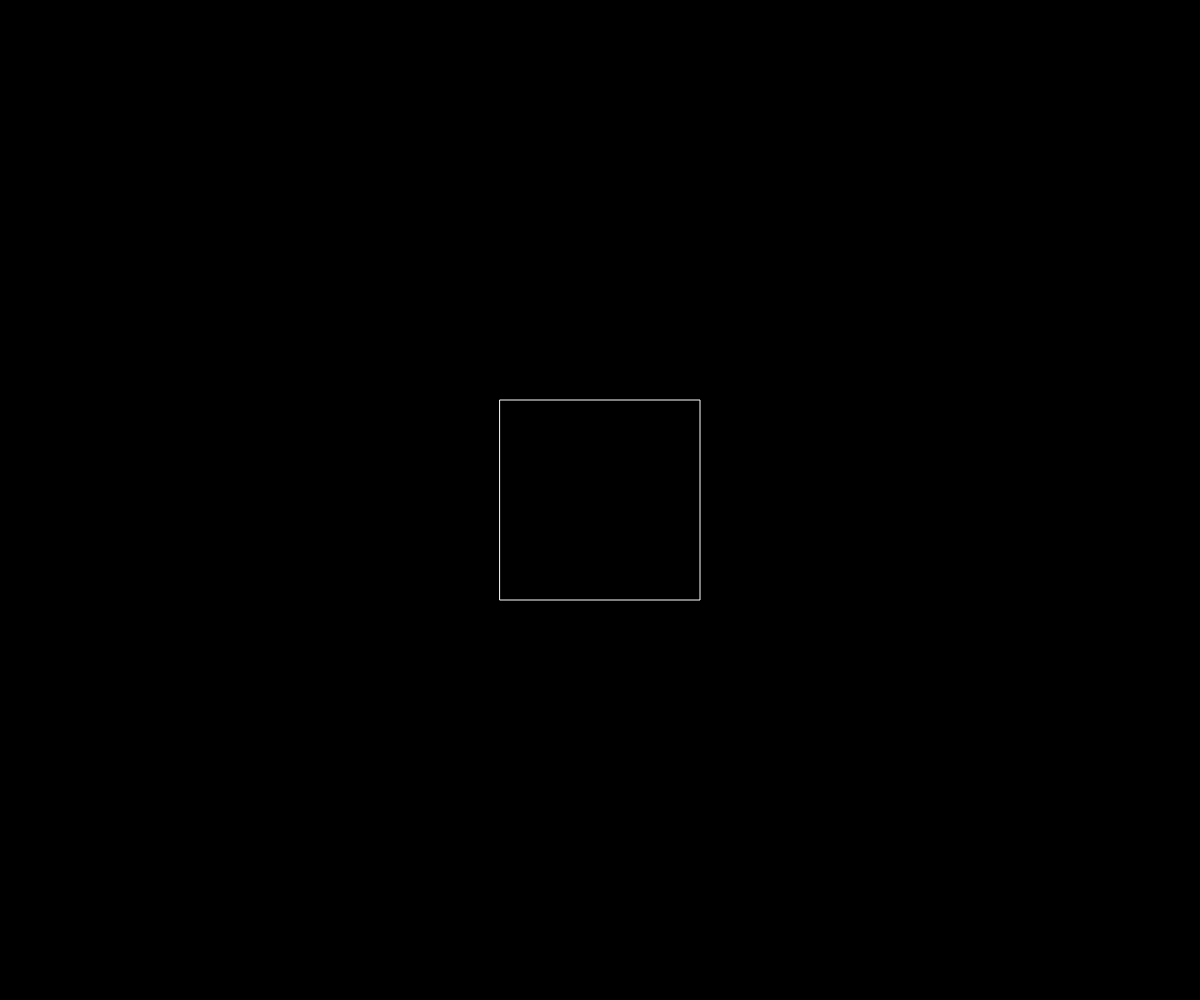
Frame 1 (no input)
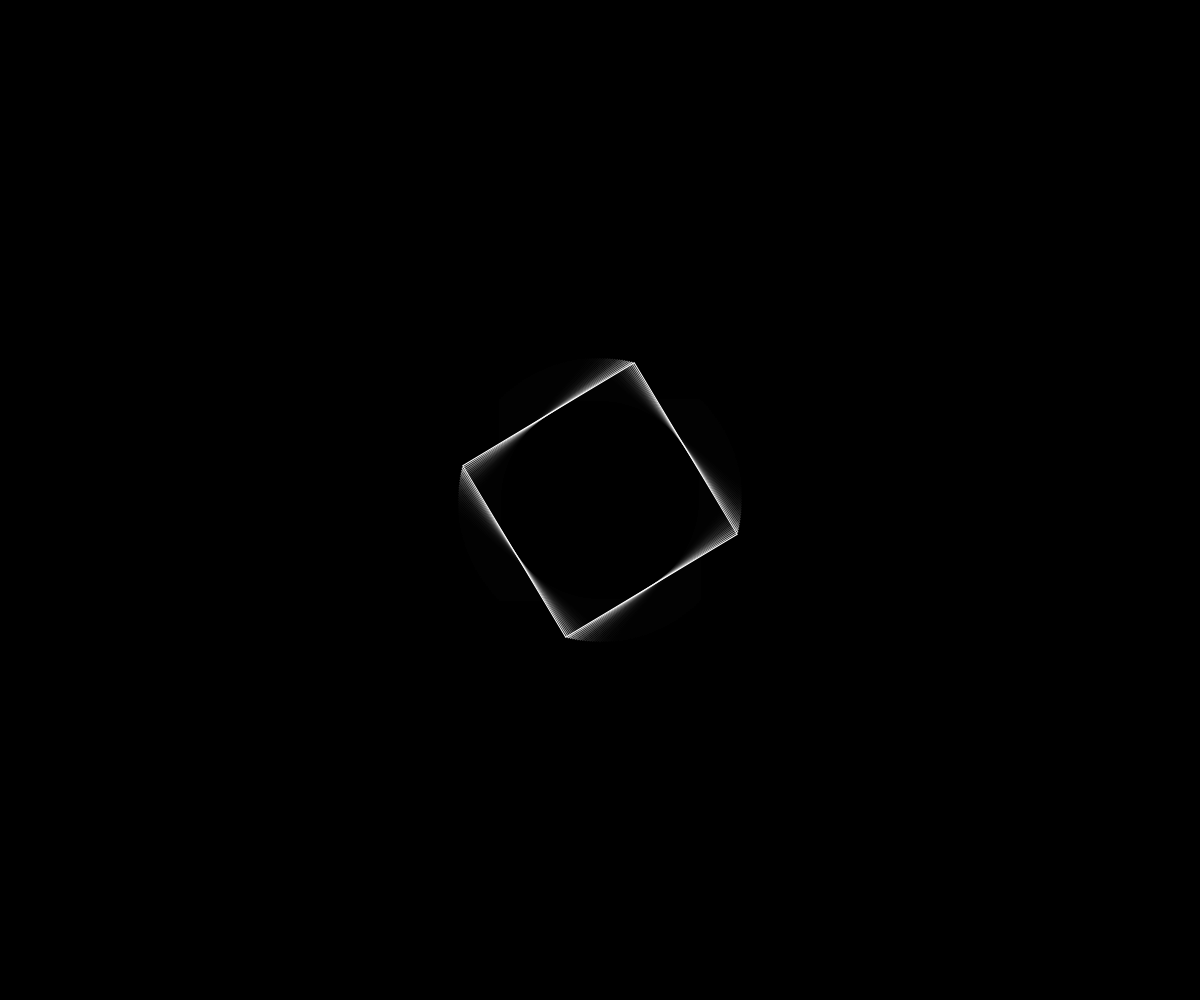
Frame 60 (no input)
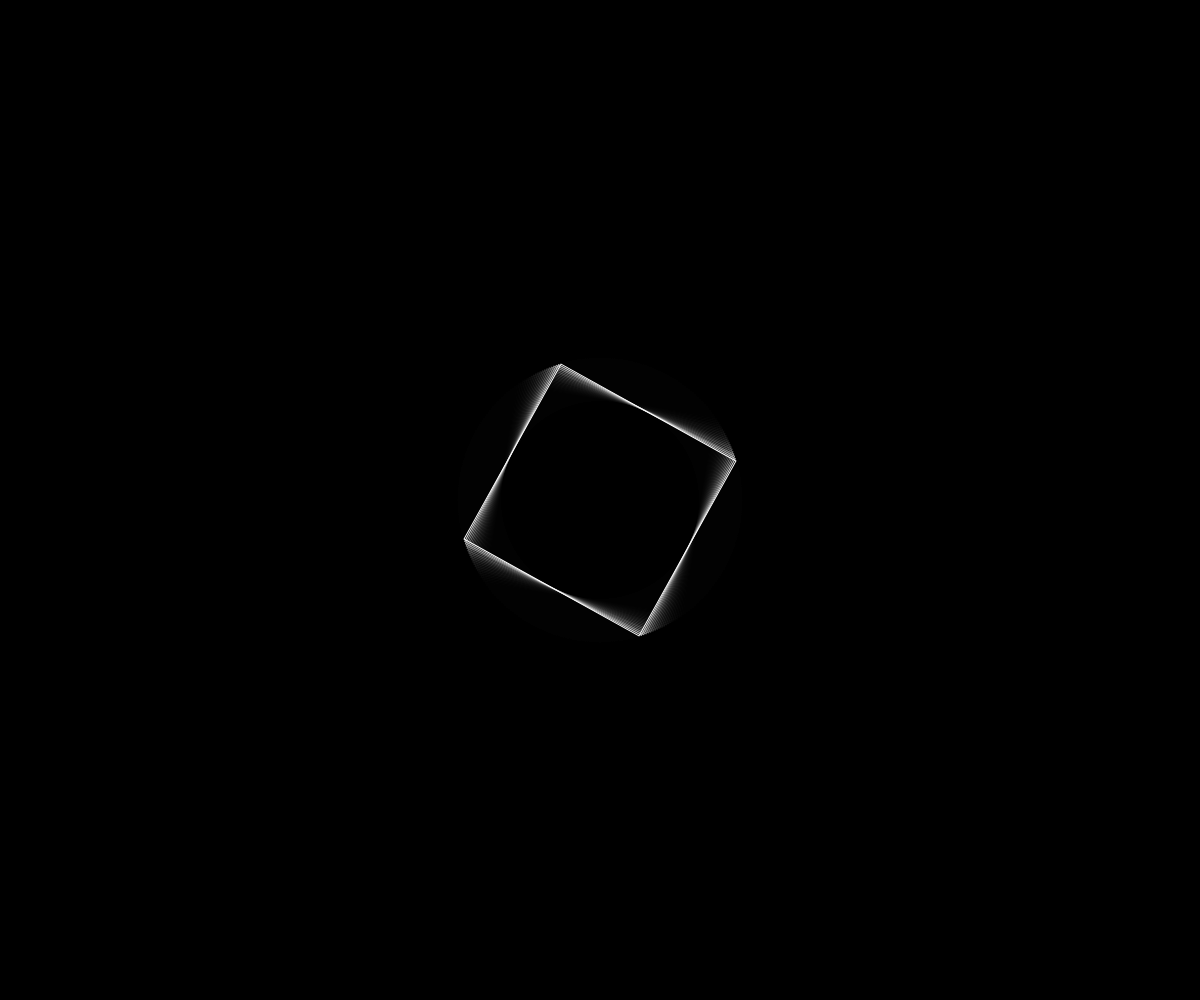
Frame 120 (the mouse pressed at the canvas centre since frame 60)

The p5.js sketch that drew these frames (run headless with seeded random() and noise() and a simulated clock; from frame 60 on, the mouse is pressed at the canvas centre):

// p5.js sketch
// ── sketch.js
let n = 0
let dir = 1

function setup() {
  createCanvas(windowWidth, windowHeight);
  background(0)
  rectMode(CENTER)
  angleMode(DEGREES)
}

function draw() {
  background(0, 50)
  stroke(255)
  noFill()
  translate(width / 2, height / 2)
  rotate(n)
  translate(-width / 2, -height / 2)
  rect(width / 2, height / 2, 200, 200)

  n += dir
  if (n > 360) {
    dir *= -1
  }
}
